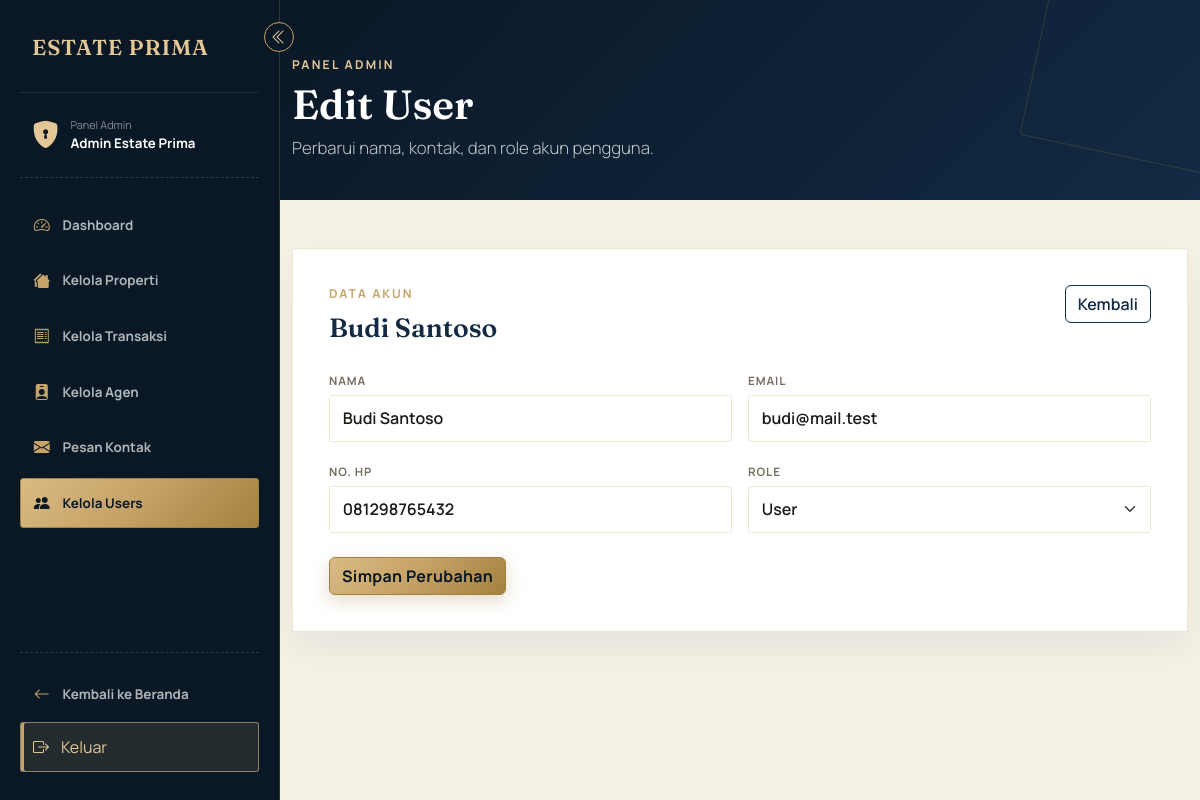
Screenshot of /admin-user-edit.php?id=2 (signed in) with the database file from the repository.
### tables this page shows
CREATE TABLE IF NOT EXISTS `users` (
  `id` INT UNSIGNED AUTO_INCREMENT PRIMARY KEY,
  `nama` VARCHAR(100) NOT NULL,
  `email` VARCHAR(150) NOT NULL UNIQUE,
  `password` VARCHAR(255) NOT NULL,
  `no_hp` VARCHAR(20) DEFAULT NULL,
  `role` ENUM('admin', 'user') NOT NULL DEFAULT 'user',
  `created_at` TIMESTAMP NOT NULL DEFAULT CURRENT_TIMESTAMP
);

### admin-user-edit.php (the view, shortened to what this page needs)
<?php
require_once __DIR__ . '/config/database.php';
$id = (int)($_GET['id'] ?? 0);
$stmt = mysqli_prepare($koneksi, 'SELECT id, nama, email, no_hp, role FROM users WHERE id = ?');
mysqli_stmt_bind_param($stmt, 'i', $id); mysqli_stmt_execute($stmt);
$akun = mysqli_fetch_assoc(mysqli_stmt_get_result($stmt)); mysqli_stmt_close($stmt);
require_once __DIR__ . '/includes/header.php';
?>
<header class="page-header"><div class="container"><p class="eyebrow mb-2">Panel Admin</p><h1 class="mb-2">Edit User</h1><p class="lead mb-0">Perbarui nama, kontak, dan role akun pengguna.</p></div></header>
<main class="py-5"><div class="container"><div class="admin-form-card">
    <div class="d-flex justify-content-between align-items-start mb-4"><div><p class="section-eyebrow mb-2">Data Akun</p><h2 class="section-title mb-0"><?= htmlspecialchars($akun['nama']) ?></h2></div><a href="admin-users.php" class="btn btn-outline-navy">Kembali</a></div>
    <form method="POST" action="proses-users.php"><input type="hidden" name="csrf_token" value="<?= htmlspecialchars(csrf_token()) ?>"><input type="hidden" name="aksi" value="edit"><input type="hidden" name="id" value="<?= $akun['id'] ?>">
        <div class="row g-3"><div class="col-md-6 field-panel"><label class="form-label">Nama</label><input class="form-control" name="nama" value="<?= htmlspecialchars($akun['nama']) ?>" required></div><div class="col-md-6 field-panel"><label class="form-label">Email</label><input class="form-control" name="email" type="email" value="<?= htmlspecialchars($akun['email']) ?>" required></div><div class="col-md-6 field-panel"><label class="form-label">No. HP</label><input class="form-control" name="no_hp" value="<?= htmlspecialchars($akun['no_hp'] ?? '') ?>"></div><div class="col-md-6 field-panel"><label class="form-label">Role</label><select class="form-select" name="role" <?= $id === (int)$_SESSION['user_id'] ? 'disabled' : '' ?>><option value="user" <?= $akun['role'] === 'user' ? 'selected' : '' ?>>User</option><option value="admin" <?= $akun['role'] === 'admin' ? 'selected' : '' ?>>Admin</option></select></div></div>
        <button class="btn btn-gold mt-4" type="submit">Simpan Perubahan</button>
    </form>
</div></div></main>
<?php require_once __DIR__ . '/includes/dashboard-footer.php'; ?>

### assets/css/style.css (style rules this page uses)
:root { --navy-950: #0a1826; --navy-900: #122a43; --navy-800: #1c3a5c; --navy-700: #2c4f74; --gold-600: #a3813f; --gold-500: #c7a468; --gold-300: #e3c896; --gold-grad: linear-gradient(135deg, #d9bb85 0%, #c7a468 45%, #a3813f 100%); --ivory-50: #f6f1e7; --ivory-100: #efe7d6; --ink-900: #1c1a17; --ink-500: #766f60; --cream-50: var(--ivory-50); }
body { font-family: 'Manrope', sans-serif; color: var(--ink-900); background: var(--ivory-50); }
.btn-gold { background: var(--gold-grad); border: 1px solid var(--gold-600); color: var(--navy-950); font-weight: 700; letter-spacing: 0.02em; box-shadow: 0 6px 18px rgba(163,129,63,0.28); transition: filter 0.2s ease, box-shadow 0.2s ease; }
.btn-outline-navy { border: 1.5px solid var(--navy-900); color: var(--navy-900); font-weight: 600; }
.field-panel .form-select, .field-panel .form-control, .field-panel textarea.form-control { border: 1px solid var(--ivory-100); border-radius: 3px; padding: 0.55rem 0.75rem; font-weight: 600; color: var(--ink-900); }
.field-panel label { font-size: 0.72rem; font-weight: 700; letter-spacing: 0.08em; text-transform: uppercase; color: var(--ink-500); margin-bottom: 0.3rem; }
.page-header { background: var(--navy-950); background-image: linear-gradient(135deg, var(--navy-950) 0%, var(--navy-900) 100%); padding: 3.5rem 0 2.5rem; position: relative; overflow: hidden; }
.page-header::after { content: ""; position: absolute; right: -60px; top: -60px; width: 220px; height: 220px; border: 1px solid rgba(201,162,75,0.18); border-radius: 4px; transform: rotate(12deg); }
.page-header .eyebrow { font-weight: 700; letter-spacing: 0.18em; text-transform: uppercase; font-size: 0.76rem; color: var(--gold-300); }
.page-header h1 { font-family: 'Fraunces', serif; font-weight: 600; color: #fff; font-size: clamp(1.8rem, 3.4vw, 2.6rem); }
header h1 { font-family: 'Fraunces', serif; font-weight: 600; font-size: clamp(2rem, 4.4vw, 3.4rem); line-height: 1.1; color: #fff; }
header p.lead { color: rgba(255,255,255,0.88); font-size: 1.05rem; max-width: 36rem; }
.section-eyebrow { font-weight: 700; letter-spacing: 0.16em; text-transform: uppercase; font-size: 0.76rem; color: var(--gold-500); }
.section-title { font-family: 'Fraunces', serif; font-weight: 600; font-size: 2.1rem; color: var(--navy-900); }
.admin-form-card { background: #fff; border: 1px solid var(--ivory-100); border-radius: 3px; padding: clamp(1.25rem, 3vw, 2.25rem); box-shadow: 0 16px 38px rgba(10,24,38,0.06); }
.admin-form-card .section-title { font-size: 1.65rem; }
.admin-form-card .form-label { margin-bottom: 0.35rem; }
.admin-form-card .form-control, .admin-form-card .form-select { border-color: var(--ivory-100); border-radius: 3px; padding: 0.65rem 0.8rem; }
header.hero, header.hero-listing, header.hero-login, header.hero-register, .page-header { position: relative; overflow: hidden; }
.floating-card, .sidebar-filter, .info-card, .dashboard-panel, .order-panel, .order-card, .pesan-card, .stat-card, .admin-form-card, .transaction-detail-card, .property-card, .agent-card, .action-panel { border: 1px solid var(--ivory-100); border-radius: 3px; box-shadow: 0 16px 38px rgba(10,24,38,0.06); }
.form-control, .form-select, textarea.form-control { border-radius: 3px; border-color: var(--ivory-100); }
body.has-dashboard-sidebar { overflow-x:hidden; }
body.has-dashboard-sidebar > *:not(.dashboard-sidebar):not(style) { box-sizing:border-box; min-width:0; width:calc(100% - 280px); margin-left:280px; }
.page-header .lead, .page-header p { color:rgba(255,255,255,.75); }
.page-header .eyebrow { color:var(--gold-300); }
body.has-dashboard-sidebar > *:not(.dashboard-sidebar):not(style) { transition:width .25s ease, margin-left .25s ease; }

### rows the page displays
users: nama "Budi Santoso", email "budi@mail.test", no_hp "081298765432", role "User"

### other values shown
isset($user['nama']) ? $user['nama'] : 'Administrator' "Admin Estate Prima"
